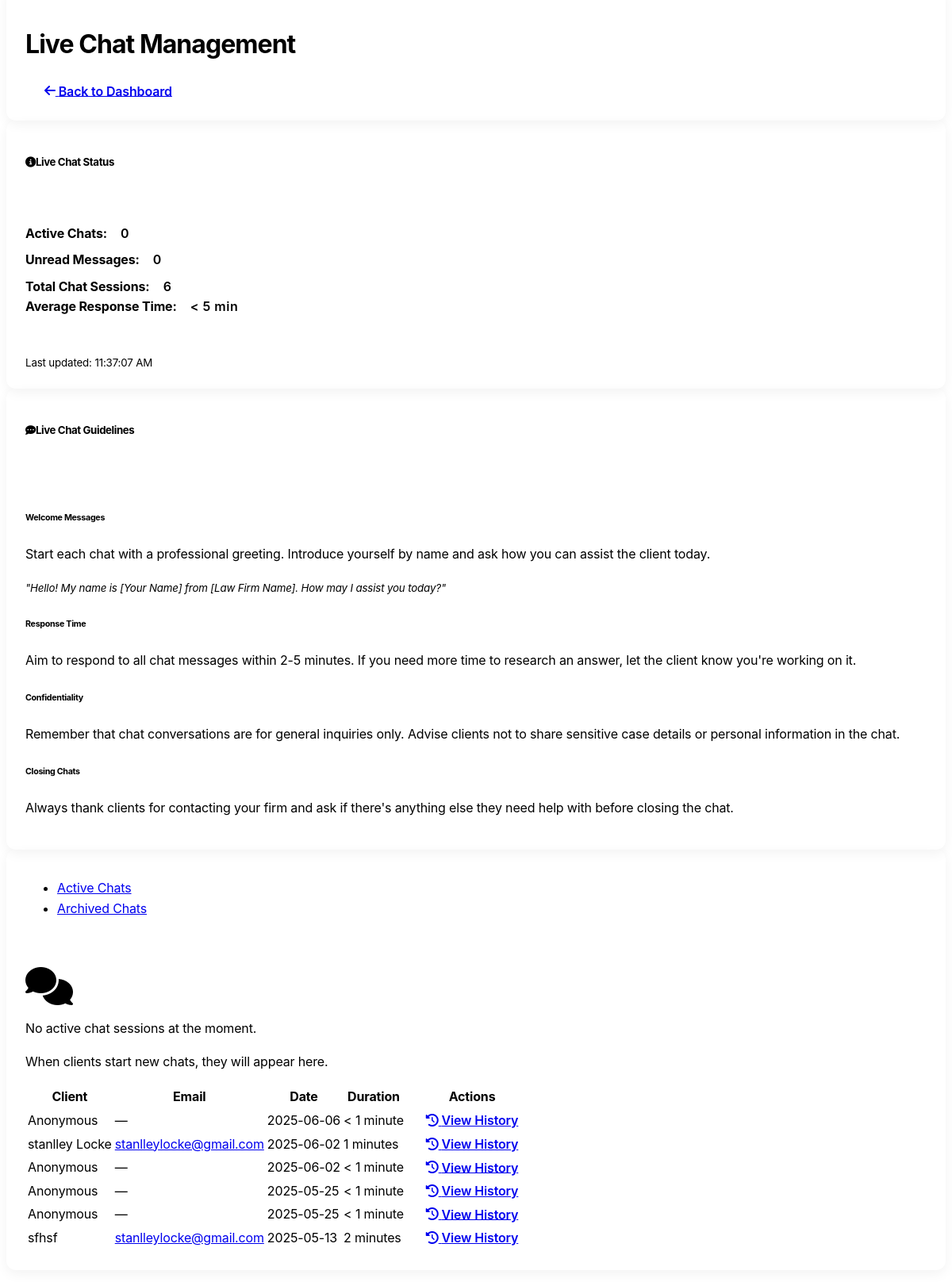
Before: /admin/chats (signed in, middle part) with the older database file.
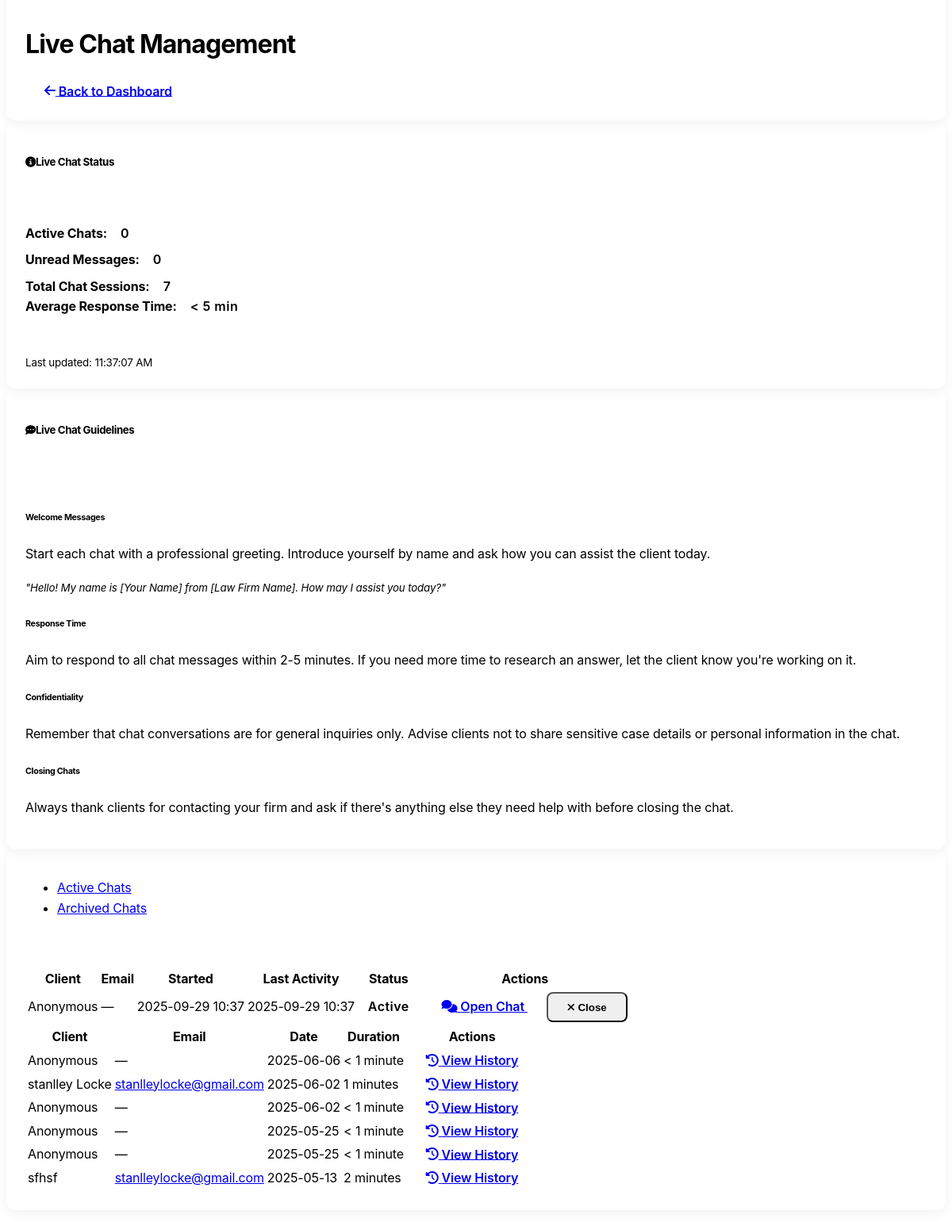
After: the same page with the newer database file.
### models.py (models this page shows, shortened)
class ChatRoom(db.Model):
    id = db.Column(db.Integer, primary_key=True)
    room_id = db.Column(db.String(100), unique=True, nullable=False)
    client_name = db.Column(db.String(100), nullable=True)
    client_email = db.Column(db.String(120), nullable=True)
    created_at = db.Column(db.DateTime, default=datetime.utcnow)
    last_activity = db.Column(db.DateTime, default=datetime.utcnow)
    is_active = db.Column(db.Boolean, default=True)

### routes/chat_routes.py (the view)
@chat_bp.route('/admin/chats')
@login_required
def admin_chats():
    if not current_user.is_admin:
        return render_template('errors/403.html'), 403
    active_rooms = ChatRoom.query.filter_by(is_active=True).order_by(ChatRoom.last_activity.desc()).all()
    archived_rooms = ChatRoom.query.filter_by(is_active=False).order_by(ChatRoom.last_activity.desc()).all()
    for room in active_rooms:
        room.has_unread = ChatMessage.query.filter_by(
            room=room.room_id,
            is_read=False,
            is_from_client=True
        ).count() > 0
    total_chats = ChatRoom.query.count()
    return render_template('admin/chats.html',
                          title='Manage Chats',
                          active_rooms=active_rooms,
                          archived_rooms=archived_rooms,
                          total_chats=total_chats)

### templates/admin/chats.html (shortened to what the changed rows need)
{% extends "layout.html" %}
{% block content %}
<div class="container py-4">
    <div class="row mb-4">
        <div class="col-12">
            <div class="card">
                <div class="card-body d-flex justify-content-between align-items-center">
                    <h1 class="h3 mb-0">Live Chat Management</h1>
                </div>
            </div>
        </div>
    </div>
    <div class="row mb-4">
        <div class="col-md-4">
            <div class="card h-100">
                <div class="card-body">
                    <div class="mb-3">
                        <div class="d-flex justify-content-between align-items-center mb-1">
                            <strong>Total Chat Sessions:</strong>
                            <span class="badge bg-info">{{ total_chats }}</span>
                        </div>
                    </div>
                </div>
            </div>
        </div>
    </div>
    <div class="row">
        <div class="col-12">
            <div class="card">
                <div class="card-body">
                    <div class="tab-content">
                        <div class="tab-pane fade show active" id="active-chats">
                            {% if active_rooms %}
                                <div class="table-responsive">
                                    <table class="table table-hover">
                                        <thead>
                                            <tr>
                                                <th>Client</th>
                                                <th>Email</th>
                                                <th>Started</th>
                                                <th>Last Activity</th>
                                                <th>Status</th>
                                                <th>Actions</th>
                                            </tr>
                                        </thead>
                                        <tbody>
                                            {% for room in active_rooms %}
                                            <tr>
                                                <td>
                                                    {% if room.client_name %}
                                                        {{ room.client_name }}
                                                    {% else %}
                                                        <span class="text-muted">Anonymous</span>
                                                    {% endif %}
                                                </td>
                                                <td>
                                                    {% if room.client_email %}
                                                        <a href="mailto:{{ room.client_email }}">{{ room.client_email }}</a>
                                                    {% else %}
                                                        <span class="text-muted">—</span>
                                                    {% endif %}
                                                </td>
                                                <td>{{ room.created_at.strftime('%Y-%m-%d %H:%M') }}</td>
                                                <td>{{ room.last_activity.strftime('%Y-%m-%d %H:%M') }}</td>
                                                <td>
                                                    {% if room.has_unread %}
                                                        <span class="badge bg-danger">Unread Messages</span>
                                                    {% else %}
                                                        <span class="badge bg-success">Active</span>
                                                    {% endif %}
                                                </td>
                                                <td>
                                                    <a href="{{ url_for('chat.admin_chat_room', room_id=room.room_id) }}"
                                                       class="btn btn-sm btn-primary">
                                                        <i class="fas fa-comments me-1"></i> Open Chat
                                                    </a>
                                                    <button class="btn btn-sm btn-danger close-chat-btn"
                                                            data-room-id="{{ room.room_id }}">
                                                        <i class="fas fa-times me-1"></i> Close
                                                    </button>
                                                </td>
                                            </tr>
                                            {% endfor %}
                                        </tbody>
                                    </table>
                                </div>
                            {% else %}
                                <div class="text-center py-5">
                                    <i class="fas fa-comments fa-3x mb-3 text-muted"></i>
                                    <p class="lead">No active chat sessions at the moment.</p>
                                    <p>When clients start new chats, they will appear here.</p>
                                </div>
                            {% endif %}
                        </div>
                        <div class="tab-pane fade" id="archived-chats">
                            {% if archived_rooms %}
                                <div class="table-responsive">
                                    <table class="table table-hover">
                                        <thead>
                                            <tr>
                                                <th>Client</th>
                                                <th>Email</th>
                                                <th>Date</th>
                                                <th>Duration</th>
                                                <th>Actions</th>
                                            </tr>
                                        </thead>
                                        <tbody>
                                            {% for room in archived_rooms %}
                                            <tr>
                                                <td>
                                                    {% if room.client_name %}
                                                        {{ room.client_name }}
                                                    {% else %}
                                                        <span class="text-muted">Anonymous</span>
                                                    {% endif %}
                                                </td>
                                                <td>
                                                    {% if room.client_email %}
                                                        <a href="mailto:{{ room.client_email }}">{{ room.client_email }}</a>
                                                    {% else %}
                                                        <span class="text-muted">—</span>
                                                    {% endif %}
                                                </td>
                                                <td>{{ room.created_at.strftime('%Y-%m-%d') }}</td>
                                                <td>
                                                    {% set duration = (room.last_activity - room.created_at).total_seconds() / 60 %}
                                                    {% if duration < 1 %}
                                                        &lt; 1 minute
                                                    {% else %}
                                                        {{ duration|int }} minutes
                                                    {% endif %}
                                                </td>
                                                <td>
                                                    <a href="{{ url_for('chat.admin_chat_room', room_id=room.room_id) }}"
                                                       class="btn btn-sm btn-secondary">
                                                        <i class="fas fa-history me-1"></i> View History
                                                    </a>
                                                </td>
                                            </tr>
                                            {% endfor %}
                                        </tbody>
                                    </table>
                                </div>
                            {% else %}
                                <div class="text-center py-5">
                                    <i class="fas fa-archive fa-3x mb-3 text-muted"></i>
                                    <p class="lead">No archived chat sessions.</p>
                                    <p>Closed chat sessions will be archived here for future reference.</p>
                                </div>
                            {% endif %}
                        </div>
                    </div>
                </div>
            </div>
        </div>
    </div>
</div>
{% endblock %}

Changed rows visible on the page:
added ChatRoom: shows "Anonymous", created_at "2025-09-29 10:37", last_activity "2025-09-29 10:37", shown under "Closing Chats"
Other visible differences:
{{ total_chats }}: "6" → "7"
text no longer shown: "No active chat sessions at the moment. When clients start new chats, they will appear here."
text now shown: "Client Email Started Last Activity Status Actions"
